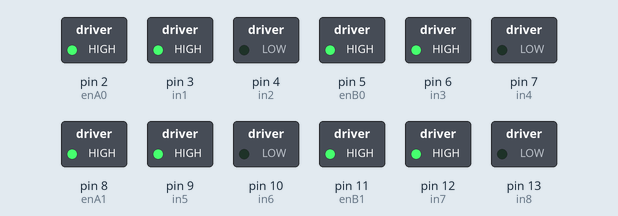
Recording of a sketch running on a simulated Arduino Uno, built with avr-gcc and run on an emulated ATmega328P. Parts: switched loads named in the sketch (green lamp = pin HIGH). What the sketch prints to the serial monitor is not drawn.

Above: at 0.1 s.
Timing chart, 0 to 1.6 s (numbered marks = the images above):
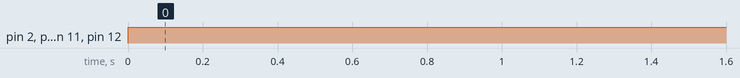

The sketch:

Cleaner_Robot.ino
```cpp
// connect motor controller pins to Arduino digital pins
// motor Sol
int enA0 = 2;
int in1 = 3;
int in2 = 4;

// motor Sağ
int enB0 = 5;
int in3 = 6;
int in4 = 7;

// motor Sol
int enA1 = 8;
int in5 = 9;
int in6 = 10;

// motor Sağ
int enB1 = 11;
int in7 = 12;
int in8 = 13;


void setup()
{
  // set all the motor control pins to outputs
  pinMode(enA0, OUTPUT);
  pinMode(enB1, OUTPUT);
  pinMode(in1, OUTPUT);
  pinMode(in2, OUTPUT);
  pinMode(in3, OUTPUT);
  pinMode(in4, OUTPUT);
  pinMode(enA1, OUTPUT);
  pinMode(enB1, OUTPUT);
  pinMode(in5, OUTPUT);
  pinMode(in6, OUTPUT);
  pinMode(in7, OUTPUT);
  pinMode(in8, OUTPUT);

  Serial.begin(9600);
}


void move() {
  //Bu kısım için maksimum hız limiti 255
  //Araç ileri yönde gider
  Serial.println("arac ileri yonde gidiyor");
  digitalWrite(in1, HIGH);
  digitalWrite(in2, LOW);
  analogWrite(enA0, 255);
  digitalWrite(in3, HIGH);
  digitalWrite(in4, LOW);
  analogWrite(enB0, 255);
  digitalWrite(in5, HIGH);
  digitalWrite(in6, LOW);
  analogWrite(enA1, 255);
  digitalWrite(in7, HIGH);
  digitalWrite(in8, LOW);
  analogWrite(enB1, 255);


}

void Stop() {

  digitalWrite(in1, LOW);
  digitalWrite(in2, LOW);
  analogWrite(enA0, 0);

  digitalWrite(in3, LOW);
  digitalWrite(in4, LOW);
  analogWrite(enB1, 0);
}
/* rotate
 * 180 derece => 460ms
 * 135 derece => 345ms
 * 90 derece => 230ms
 * 45 derece => 115ms
 */
void loop()
{
move();
delay(7000);
}
```

Measured:
- by itself, pin 2 (enA0), pin 3 (in1), pin 5 (enB0), pin 6 (in3), pin 8 (enA1), pin 9 (in5), pin 11 (enB1), pin 12 (in7): LOW → HIGH at 0.00 s
